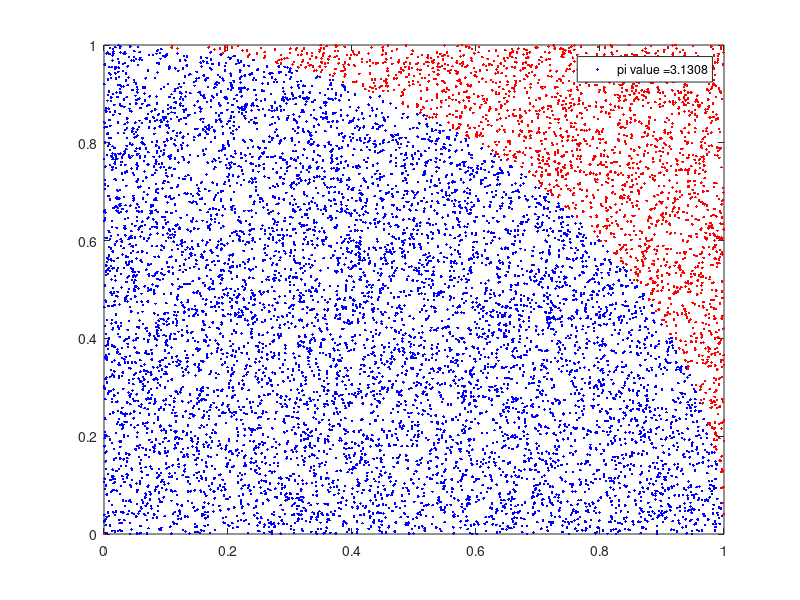

This figure's MATLAB source:
clc
N = 10000;
u = rand(1,N);
v = rand(1,N);
count = 0;
for idx = 1:N
    if u(idx)^2 + v(idx)^2 <= 1
        count = count + 1;
        xp(idx) = u(idx);
        yp(idx) = v(idx);
    else
        x2p(idx) = u(idx);
        y2p(idx) = v(idx);
    end
end
plot(xp,yp,'b.');
hold on
plot(x2p,y2p,'r.');
hold off
pi_new = 4*(count/N);
legend(strcat('pi value = ', num2str(pi_new)));